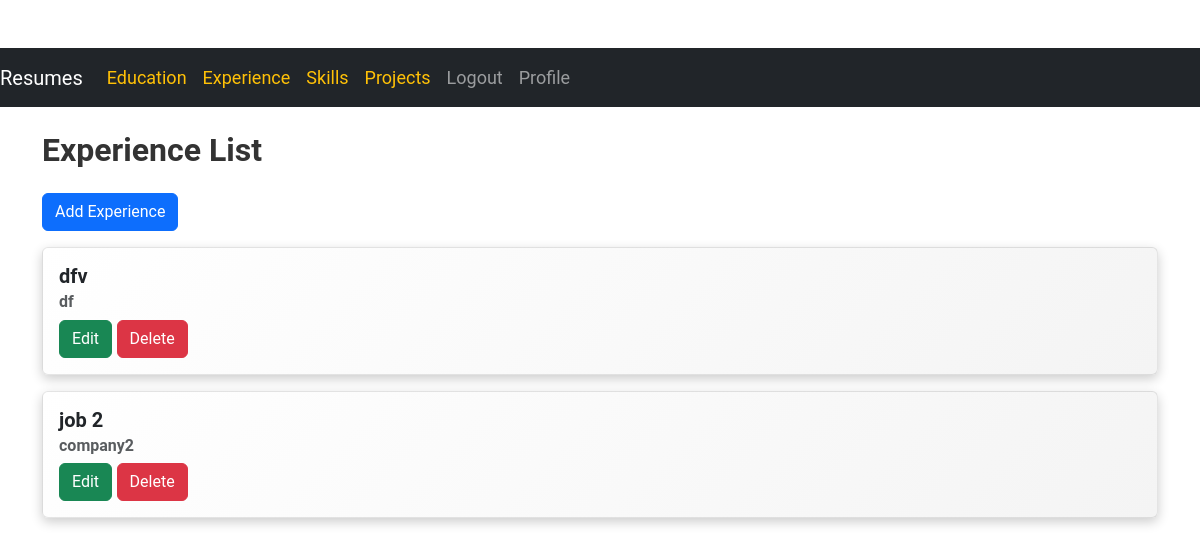
The app's page /portfolio/experience/ (signed in) with its own data.
### myapp/models.py (models this page shows, shortened)
class Experience(models.Model):
    job_title = models.CharField(max_length=200)
    company_name = models.CharField(max_length=200)
    start_date = models.DateField()
    end_date = models.DateField()
    description = models.TextField()

### myapp/views.py (the view)
# urls.py: path('experience/', experience_list, name='experience_list'),
@login_required
def experience_list(request):
    experiences = Experience.objects.all()
    return render(request, 'myapp/experience_list.html', {'experience_list': experiences})

### myapp/templates/myapp/experience_list.html (shortened to what this page needs)
{% extends 'myapp/base.html' %}
{% block body %}
<div class="container mt-4">
    <h2 class="mb-4">Experience List</h2>
    <a href="{% url 'myapp:experience_create' %}" class="btn btn-primary mb-3">Add Experience</a>
    {% for experience in experience_list %}
    <div class="card mb-3">
        <div class="card-body">
            <h5 class="card-title">{{ experience.job_title }}</h5>
            <h6 class="card-subtitle mb-2 text-muted">{{ experience.company_name }}</h6>
            <a href="{% url 'myapp:experience_update' experience.id %}" class="btn btn-success">Edit</a>
            <a href="{% url 'myapp:experience_delete' experience.id %}" class="btn btn-danger">Delete</a>
        </div>
    </div>
    {% empty %}
    <p>No experiences found.</p>
    {% endfor %}
</div>
{% endblock %}

### myapp/static/portfolio/style.css (style rules this page uses)
body { font-family: 'Roboto', sans-serif; font-size: 18px; color: #333; padding-top: 60px; }
h1, h2, h3, h4, h5, h6 { font-weight: 700; }
.card { border: 1px solid rgba(0, 0, 0, 0.1); box-shadow: 0 4px 12px rgba(0, 0, 0, 0.2); background: linear-gradient(135deg, #ffffff, #f4f4f4); transition: all 0.3s ease-in-out; }

### records on screen
Experience: job_title "dfv", company_name "df"
Experience: job_title "job 2", company_name "company2"
